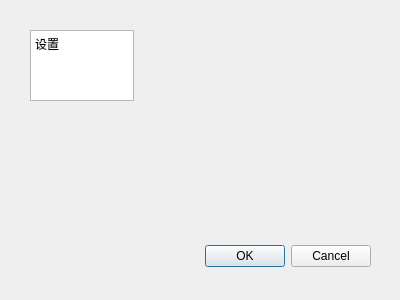
<?xml version="1.0" encoding="UTF-8"?>
<ui version="4.0">
 <class>Dialog</class>
 <widget class="QDialog" name="Dialog">
  <property name="geometry">
   <rect>
    <x>0</x>
    <y>0</y>
    <width>400</width>
    <height>300</height>
   </rect>
  </property>
  <property name="windowTitle">
   <string>Dialog</string>
  </property>
  <widget class="QDialogButtonBox" name="buttonBox">
   <property name="geometry">
    <rect>
     <x>30</x>
     <y>240</y>
     <width>341</width>
     <height>32</height>
    </rect>
   </property>
   <property name="orientation">
    <enum>Qt::Horizontal</enum>
   </property>
   <property name="standardButtons">
    <set>QDialogButtonBox::Cancel|QDialogButtonBox::Ok</set>
   </property>
  </widget>
  <widget class="QTextEdit" name="textEdit">
   <property name="geometry">
    <rect>
     <x>30</x>
     <y>30</y>
     <width>104</width>
     <height>71</height>
    </rect>
   </property>
   <property name="html">
    <string>&lt;!DOCTYPE HTML PUBLIC &quot;-//W3C//DTD HTML 4.0//EN&quot; &quot;http://www.w3.org/TR/REC-html40/strict.dtd&quot;&gt;
&lt;html&gt;&lt;head&gt;&lt;meta name=&quot;qrichtext&quot; content=&quot;1&quot; /&gt;&lt;style type=&quot;text/css&quot;&gt;
p, li { white-space: pre-wrap; }
&lt;/style&gt;&lt;/head&gt;&lt;body style=&quot; font-family:'SimSun'; font-size:9pt; font-weight:400; font-style:normal;&quot;&gt;
&lt;p style=&quot; margin-top:0px; margin-bottom:0px; margin-left:0px; margin-right:0px; -qt-block-indent:0; text-indent:0px;&quot;&gt;设置&lt;/p&gt;&lt;/body&gt;&lt;/html&gt;</string>
   </property>
  </widget>
 </widget>
 <resources/>
 <connections>
  <connection>
   <sender>buttonBox</sender>
   <signal>accepted()</signal>
   <receiver>Dialog</receiver>
   <slot>accept()</slot>
   <hints>
    <hint type="sourcelabel">
     <x>248</x>
     <y>254</y>
    </hint>
    <hint type="destinationlabel">
     <x>157</x>
     <y>274</y>
    </hint>
   </hints>
  </connection>
  <connection>
   <sender>buttonBox</sender>
   <signal>rejected()</signal>
   <receiver>Dialog</receiver>
   <slot>reject()</slot>
   <hints>
    <hint type="sourcelabel">
     <x>316</x>
     <y>260</y>
    </hint>
    <hint type="destinationlabel">
     <x>286</x>
     <y>274</y>
    </hint>
   </hints>
  </connection>
 </connections>
</ui>
